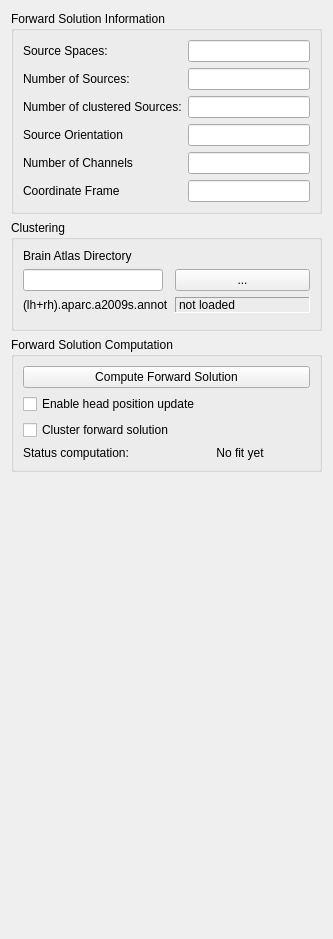
<?xml version="1.0" encoding="UTF-8"?>
<ui version="4.0">
 <class>RtFwdSettingsViewWidget</class>
 <widget class="QWidget" name="RtFwdSettingsViewWidget">
  <property name="geometry">
   <rect>
    <x>0</x>
    <y>0</y>
    <width>333</width>
    <height>939</height>
   </rect>
  </property>
  <property name="windowTitle">
   <string>HPI Setup</string>
  </property>
  <layout class="QVBoxLayout" name="verticalLayout">
   <item>
    <widget class="QGroupBox" name="groupBox_info">
     <property name="title">
      <string>Forward Solution Information</string>
     </property>
     <layout class="QFormLayout" name="formLayout_2">
      <item row="0" column="0">
       <widget class="QLabel" name="label_Rotation">
        <property name="text">
         <string>Source Spaces:</string>
        </property>
       </widget>
      </item>
      <item row="0" column="1">
       <widget class="QLineEdit" name="m_lineEdit_iNSourceSpace">
        <property name="readOnly">
         <bool>true</bool>
        </property>
       </widget>
      </item>
      <item row="1" column="0">
       <widget class="QLabel" name="label_3">
        <property name="text">
         <string>Number of Sources:</string>
        </property>
       </widget>
      </item>
      <item row="1" column="1">
       <widget class="QLineEdit" name="m_lineEdit_iNDipole">
        <property name="readOnly">
         <bool>true</bool>
        </property>
       </widget>
      </item>
      <item row="2" column="0">
       <widget class="QLabel" name="label_4">
        <property name="text">
         <string>Number of clustered Sources:</string>
        </property>
       </widget>
      </item>
      <item row="2" column="1">
       <widget class="QLineEdit" name="m_lineEdit_iNDipoleClustered">
        <property name="text">
         <string/>
        </property>
        <property name="readOnly">
         <bool>true</bool>
        </property>
       </widget>
      </item>
      <item row="3" column="0">
       <widget class="QLabel" name="label_6">
        <property name="text">
         <string>Source Orientation</string>
        </property>
       </widget>
      </item>
      <item row="3" column="1">
       <widget class="QLineEdit" name="m_lineEdit_sSourceOri">
        <property name="text">
         <string/>
        </property>
        <property name="readOnly">
         <bool>true</bool>
        </property>
       </widget>
      </item>
      <item row="4" column="0">
       <widget class="QLabel" name="label_7">
        <property name="text">
         <string>Number of Channels</string>
        </property>
       </widget>
      </item>
      <item row="4" column="1">
       <widget class="QLineEdit" name="m_lineEdit_iNChan">
        <property name="text">
         <string/>
        </property>
        <property name="readOnly">
         <bool>true</bool>
        </property>
       </widget>
      </item>
      <item row="5" column="0">
       <widget class="QLabel" name="label_8">
        <property name="text">
         <string>Coordinate Frame</string>
        </property>
       </widget>
      </item>
      <item row="5" column="1">
       <widget class="QLineEdit" name="m_lineEdit_sCoordFrame">
        <property name="sizePolicy">
         <sizepolicy hsizetype="Expanding" vsizetype="Fixed">
          <horstretch>0</horstretch>
          <verstretch>0</verstretch>
         </sizepolicy>
        </property>
        <property name="text">
         <string/>
        </property>
        <property name="readOnly">
         <bool>true</bool>
        </property>
       </widget>
      </item>
     </layout>
    </widget>
   </item>
   <item>
    <widget class="QGroupBox" name="m_qGroupBox_AtlasDir">
     <property name="title">
      <string>Clustering</string>
     </property>
     <layout class="QFormLayout" name="formLayout">
      <item row="0" column="0">
       <widget class="QLabel" name="label_2">
        <property name="text">
         <string>Brain Atlas Directory</string>
        </property>
       </widget>
      </item>
      <item row="1" column="0">
       <widget class="QLineEdit" name="m_qLineEdit_AtlasDirName">
        <property name="minimumSize">
         <size>
          <width>140</width>
          <height>0</height>
         </size>
        </property>
       </widget>
      </item>
      <item row="1" column="1">
       <widget class="QPushButton" name="m_qPushButton_AtlasDirDialog">
        <property name="text">
         <string>...</string>
        </property>
       </widget>
      </item>
      <item row="2" column="0">
       <widget class="QLabel" name="m_qLabel_atlas">
        <property name="text">
         <string>(lh+rh).aparc.a2009s.annot</string>
        </property>
       </widget>
      </item>
      <item row="2" column="1">
       <widget class="QLabel" name="m_qLabel_atlasStat">
        <property name="frameShape">
         <enum>QFrame::Panel</enum>
        </property>
        <property name="frameShadow">
         <enum>QFrame::Sunken</enum>
        </property>
        <property name="text">
         <string>not loaded</string>
        </property>
       </widget>
      </item>
      <item row="3" column="0" colspan="2">
       <spacer name="horizontalSpacer">
        <property name="orientation">
         <enum>Qt::Horizontal</enum>
        </property>
        <property name="sizeHint" stdset="0">
         <size>
          <width>142</width>
          <height>0</height>
         </size>
        </property>
       </spacer>
      </item>
     </layout>
    </widget>
   </item>
   <item>
    <widget class="QGroupBox" name="groupBox_recomp">
     <property name="title">
      <string>Forward Solution Computation</string>
     </property>
     <layout class="QVBoxLayout" name="verticalLayout_2">
      <item>
       <widget class="QPushButton" name="m_qPushButton_ComputeForward">
        <property name="text">
         <string>Compute Forward Solution</string>
        </property>
       </widget>
      </item>
      <item>
       <widget class="QCheckBox" name="m_checkBox_bDoRecomputation">
        <property name="text">
         <string>Enable head position update</string>
        </property>
       </widget>
      </item>
      <item>
       <widget class="QCheckBox" name="m_checkBox_bDoClustering">
        <property name="text">
         <string>Cluster forward solution</string>
        </property>
       </widget>
      </item>
      <item>
       <layout class="QHBoxLayout" name="horizontalLayout">
        <item>
         <widget class="QLabel" name="label">
          <property name="text">
           <string>Status computation: </string>
          </property>
         </widget>
        </item>
        <item>
         <widget class="QLabel" name="m_label_recomputationFeedback">
          <property name="text">
           <string>No fit yet</string>
          </property>
          <property name="alignment">
           <set>Qt::AlignCenter</set>
          </property>
         </widget>
        </item>
       </layout>
      </item>
     </layout>
    </widget>
   </item>
   <item>
    <spacer name="verticalSpacer">
     <property name="orientation">
      <enum>Qt::Vertical</enum>
     </property>
     <property name="sizeHint" stdset="0">
      <size>
       <width>20</width>
       <height>568</height>
      </size>
     </property>
    </spacer>
   </item>
  </layout>
 </widget>
 <resources/>
 <connections/>
</ui>
